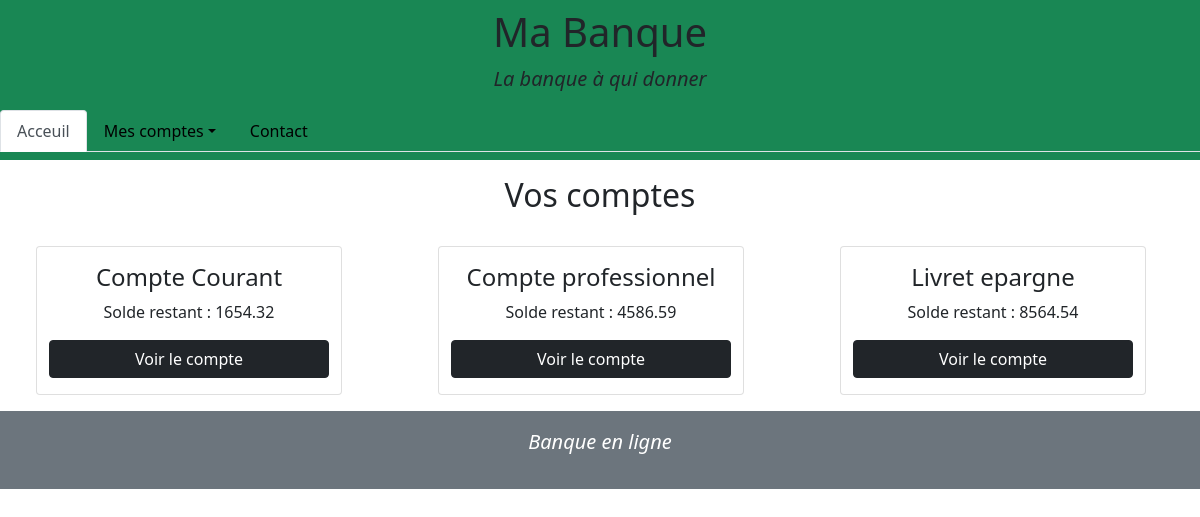
Screenshot of /index.php (signed in) with the database file from the repository.
### tables this page shows
CREATE TABLE account (
    id INT UNSIGNED NOT NULL AUTO_INCREMENT,
    account_type VARCHAR(50) NOT NULL,
    create_date TIMESTAMP NOT NULL,
    account_number VARCHAR(11) NOT NULL,
    amount DECIMAL(10,2) NOT NULL,
    uncover_permission INT(20),
    customer_id INT UNSIGNED NOT NULL,
    PRIMARY KEY (id),
    FOREIGN KEY (customer_id) REFERENCES customer(id)
);

### model/accounts.php (called while the page is built, shortened)
<?php
function Account(PDO $db, int $id){
    $query = $db->prepare("SELECT * FROM account WHERE customer_id=:id");
    $query->execute([
    "id" => $id
    ]);
    $result = $query->fetchAll(PDO::FETCH_ASSOC);
    return $result;
}
?>

### index.php (the view, shortened to what this page needs)
<?php
    include "layout/header.php";
    require "model/connexion.php";
    require "model/accounts.php";
    $accounts= Account($db, $_SESSION["user"]["id"]);
?>
<h2 class="text-center my-3">Vos comptes</h2>
<div class="row">
    <?php foreach($accounts as $account):?>
        <div class="card col-lg-3 mx-5 my-3 py-3 text-center">
            <h4><?php echo $account["account_type"]; ?></h4>
            <p>Solde restant : <?php echo $account["amount"];?></p>
            <a class="btn btn-dark" href="singleAccount.php?id=<?php echo $account["id"]?>">Voir le compte</a>
        </div>
    <?php endforeach; ?>
</div>
<?php
    include "layout/footer.php";
?>

### rows the page displays
account: account_type "Compte Courant", amount "1654.32"
account: account_type "Compte professionnel", amount "4586.59"
account: account_type "Livret epargne", amount "8564.54"
